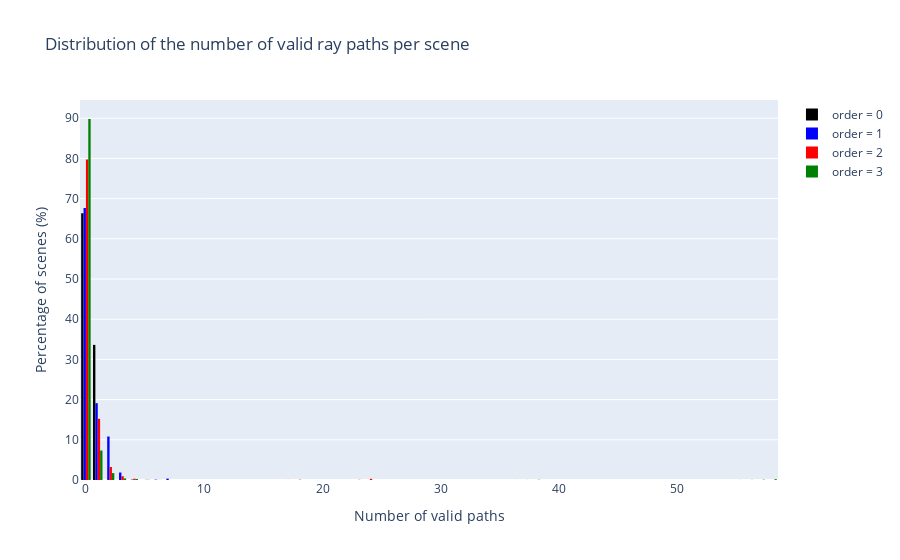

The notebook cell saved with this chart:
### Code cell
fig = go.Figure()
for order in colors:
    print(f"\tStatistics for {order = }:")
    num_valid = jnp.array(num_valid_paths[order])
    num_total = jnp.array(num_total_paths[order])
    where = num_total != 0  # We discard rare cases without any candidate
    avg_total = int(num_total.mean(where=where))
    frac = float((num_valid / num_total).mean(where=where))
    frac_one = float((num_valid > 0).sum(where=where) / where.sum())
    print(
        f"\t- an average of {avg_total} path candidates exist;\n"
        f"\t- out of which {frac:.8%} of the paths are valid\n"
        f"\t- and {frac_one:.8%}% of the scenes contained at least one valid path."
    )
    fig.add_histogram(
        x=num_valid,
        histnorm="percent",
        name=f"{order = }",
        marker_color=colors[order],
    )

fig.update_layout(
    title="Distribution of the number of valid ray paths per scene",
    xaxis_title="Number of valid paths",
    yaxis_title="Percentage of scenes (%)",
)

### Figure 1 — Plotly figure (JSON) as saved in the notebook; plotly's stock layout.template omitted (floating-point values rounded to 4 significant figures; data arrays with more than 128 entries replaced by an {"elided": "..."} marker saying what was removed)
{"data": [{"histnorm": "percent", "marker": {"color": "black"}, "name": "order = 0", "type": "histogram", "x": {"elided": "100000 int values"}}, {"histnorm": "percent", "marker": {"color": "blue"}, "name": "order = 1", "type": "histogram", "x": {"elided": "100000 int values"}}, {"histnorm": "percent", "marker": {"color": "red"}, "name": "order = 2", "type": "histogram", "x": {"elided": "100000 int values"}}, {"histnorm": "percent", "marker": {"color": "green"}, "name": "order = 3", "type": "histogram", "x": {"elided": "100000 int values"}}], "layout": {"title": {"text": "Distribution of the number of valid ray paths per scene"}, "xaxis": {"title": {"text": "Number of valid paths"}}, "yaxis": {"title": {"text": "Percentage of scenes (%)"}}}}
